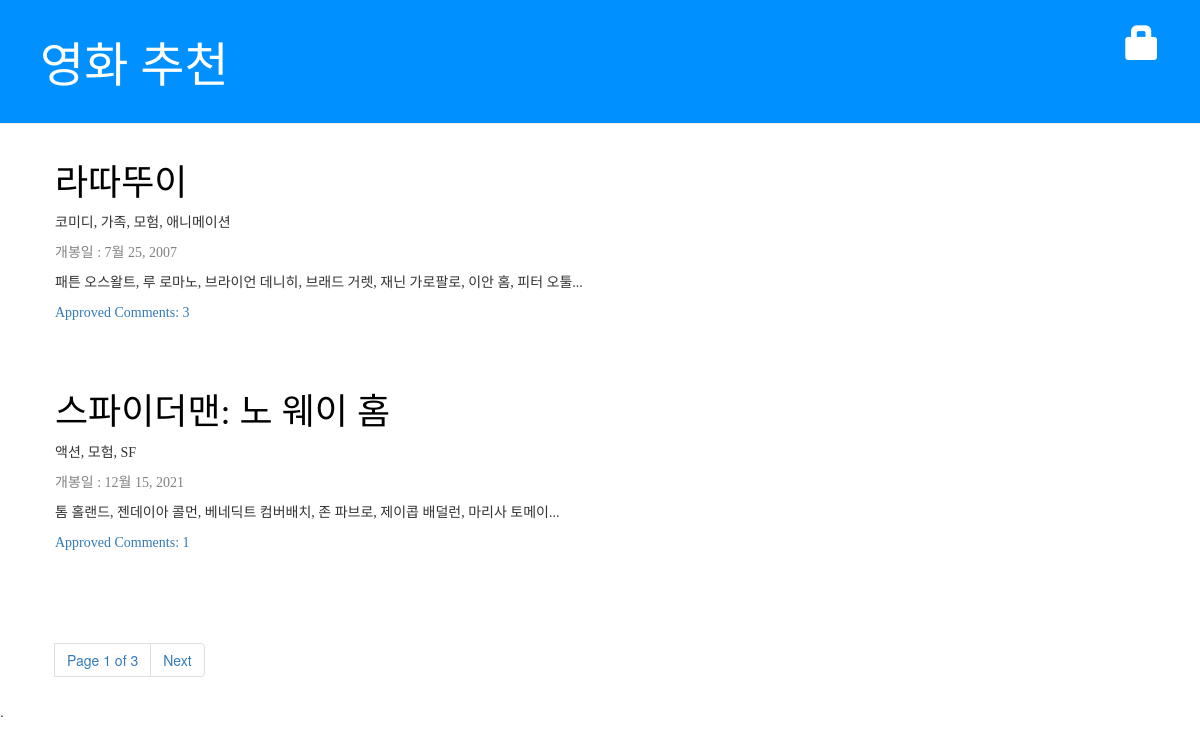
Screenshot of /blog/ with the database file from the repository.
### blog/models.py (models this page shows, shortened)
class Post(models.Model):
    title = models.CharField(max_length=100)
    text = models.TextField()
    genre = models.CharField(max_length=100)
    director_name = models.CharField(max_length=100)
    running_time = models.IntegerField()
    actor_actress = models.TextField()
    published_date = models.DateField()
    def approved_comments(self):
        return self.comments.filter(approved_comment=True)

### blog/views.py (the view)
# urls.py: path('', views.post_list, name='post_list'),
def post_list(request):
    post_queryset = Post.objects.order_by('title')
    paginator = Paginator(post_queryset, 2)
    try:
        page_number = request.GET.get('page')
        page = paginator.page(page_number)
    except PageNotAnInteger:
        page = paginator.page(1)
    except EmptyPage:
        page = paginator.page(paginator.num_pages)
    return render(request, 'blog/post_list.html', {'post_list': page})

### blog/templates/blog/post_list.html
{% extends 'blog/base.html' %}
{% block content %}
    {% for post in post_list %}
        <div class="post">
            <h1><a href="{% url 'post_detail' pk=post.pk %}"> {{post.title}}</a></h1>
            <p> {{ post.genre }}</p>
            <div class="date">
                <p> 개봉일 : {{ post.published_date }} </p>
            </div>
            <p> {{ post.actor_actress }}</p>
            <a href="{% url 'post_detail' pk=post.pk %}"> Approved Comments: {{ post.approved_comments.count }}</a>
        </div>
    {% empty %}
        <p>Blog(글)이 없습니다.</p>
    {% endfor %}
    {% include 'blog/pagination.html' with page=post_list %}
{% endblock %}

### blog/static/css/blog.css (style rules this page uses)
h1, h2, h3, h4 { font-family: 'Malgun Godick', cursive; }
.date { color: #828282; }
.post { margin-bottom: 70px; font-family: Malgun Godick; }
.post h1 { font-family: Malgun Godick; }
.post h1 a, .post h1 a:visited { color: #000000; font-family: Malgun Godick; }

### rows the page displays
Post: title "라따뚜이", genre "코미디, 가족, 모험, 애니메이션", published_date "7월 25, 2007", actor_actress "패튼 오스왈트, 루 로마노, 브라이언 데니히, 브래드 거렛, 재닌 가로팔로, 이안 홈, 피터 오툴...", approved_comments.count "3"
Post: title "스파이더맨: 노 웨이 홈", genre "액션, 모험, SF", published_date "12월 15, 2021", actor_actress "톰 홀랜드, 젠데이아 콜먼, 베네딕트 컴버배치, 존 파브로, 제이콥 배덜런, 마리사 토메이...", approved_comments.count "1"

### other values shown
{{ page.number }} "1"
{{ page.paginator.num_pages }} "3"
